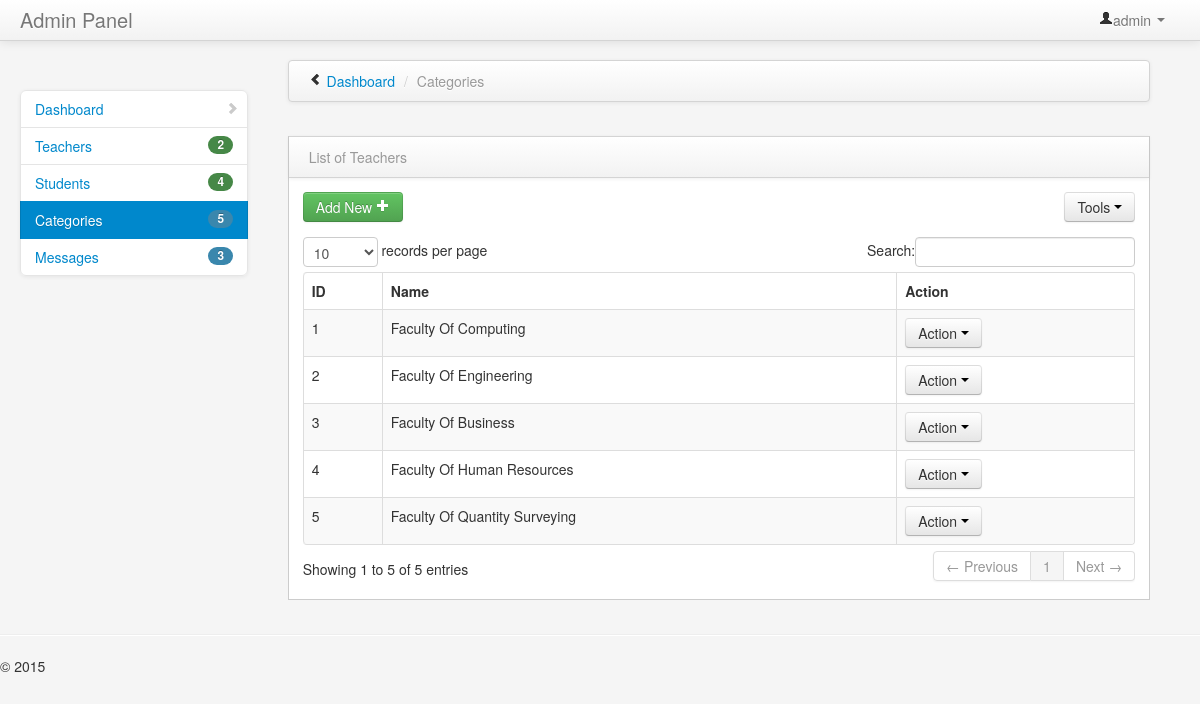
The page /admin/category/index.php (signed in) on the database its author committed.
### tables this page shows
CREATE TABLE `tbl_category` (
  `cat_Id` int(11) NOT NULL AUTO_INCREMENT,
  `name` varchar(255) DEFAULT NULL,
  `description` text,
  `image` varchar(255) DEFAULT NULL,
  PRIMARY KEY (`cat_Id`)
);

### admin/category/index.php (the view, shortened to what this page needs)
<?php
$adm_user=$_SESSION['adm_user'];
?>
<!DOCTYPE html>
<html class="no-js">
    <head>
        <link href="../../bootstrap/css/bootstrap.min.css" rel="stylesheet" media="screen">
        <link href="../../bootstrap/css/bootstrap-responsive.min.css" rel="stylesheet" media="screen">
        <link href="../../assets/styles.css" rel="stylesheet" media="screen">
        <link href="../../assets/DT_bootstrap.css" rel="stylesheet" media="screen">
    </head>
    <body>
        <div class="navbar navbar-fixed-top">
            <div class="navbar-inner">
                <div class="container-fluid">
                    <a class="brand" href="#">Admin Panel</a>
                    <div class="nav-collapse collapse">
                        <ul class="nav pull-right">
                            <li class="dropdown">
                                <a href="#" role="button" class="dropdown-toggle" data-toggle="dropdown"> <i class="icon-user"></i><?php echo $adm_user;?> <i class="caret"></i>
                                </a>
                            </li>
                        </ul>
                    </div>
                </div>
            </div>
        </div>
        <div class="container-fluid">
            <div class="row-fluid">
                <div class="span3" id="sidebar">
                    <ul class="nav nav-list bs-docs-sidenav nav-collapse collapse">
                        <li >
                            <a href="../home.php"><i class="icon-chevron-right"></i> Dashboard</a>
                        </li>
                        <li>
                        <?php
                                    $result=mysqli_query($con,"SELECT count(*) as total from tbl_teacher");
                                    $data=mysqli_fetch_assoc($result);
                                    $percent = $data['total'];
                                    ?>
                            <a href="../teacher/index.php"><span class="badge badge-success pull-right"><?php echo $percent;?></span> Teachers</a>
                        </li>
                        <li>
                        <?php
                                    $result=mysqli_query($con,"SELECT count(*) as total from tbl_user");
                                    $data=mysqli_fetch_assoc($result);
                                    $percent = $data['total'];
                                    ?>
                            <a href="../students/index.php"><span class="badge badge-success pull-right"><?php echo $percent;?></span> Students</a>
                        </li>
                        <li   class="active">
                          <?php
                                    $result=mysqli_query($con,"SELECT count(*) as total from tbl_category");
                                    $data=mysqli_fetch_assoc($result);
                                    $percent = $data['total'];
                                    ?>
                            <a href="../category/index.php"><span class="badge badge-info pull-right"><?php echo $percent;?></span> Categories</a>
                        </li>
                        <li>
                        <?php
                                    $result=mysqli_query($con,"SELECT count(*) as total from tbl_contact");
                                    $data=mysqli_fetch_assoc($result);
                                    $percent = $data['total'];
                                    ?>
                            <a href="../message/index.php"><span class="badge badge-info pull-right"><?php echo $percent;?></span> Messages</a>
                        </li>
                    </ul>
                </div>
                <div class="span9" id="content">
                    <div class="row-fluid">
                            <div class="navbar">
                                <div class="navbar-inner">
                                    <ul class="breadcrumb">
                                        <i class="icon-chevron-left hide-sidebar"><a href='#' title="Hide Sidebar" rel='tooltip'>&nbsp;</a></i>
                                        <li>
                                            <a href="../home.php">Dashboard</a> <span class="divider">/</span>
                                        </li>
                                        <li class="active">Categories</li>
                                    </ul>
                                </div>
                            </div>
                        </div>
                   <div class="row-fluid">
                        <div class="block">
                            <div class="navbar navbar-inner block-header">
                                <div class="muted pull-left">List of Teachers</div>
                            </div>
                            <div class="block-content collapse in">
                                <div class="span12">
                                   <div class="table-toolbar">
                                      <div class="btn-group">
                                         <a href="add-cat.php"><button class="btn btn-success">Add New <i class="icon-plus icon-white"></i></button></a>
                                      </div>
                                      <div class="btn-group pull-right">
                                         <button data-toggle="dropdown" class="btn dropdown-toggle">Tools <span class="caret"></span></button>
                                      </div>
                                   </div>
                                    <table cellpadding="0" cellspacing="0" border="0" class="table table-striped table-bordered" id="example2">
                                              <thead>
                                        <tr>
                                            <th>ID</th>
                                            <th>Name</th>
                                            <th>Action</th>
                                        </tr>
                                    </thead>
                                    <tbody>
                                        <?php
                                        $sql = "SELECT * FROM `tbl_category` ";
                                        $run = mysqli_query($con,$sql);
                                        while($row=mysqli_fetch_array($run)){
                                            echo '<tr class="odd gradeX" id="rec">';
                                            echo "<td>".$row['cat_Id']."</td>";
                                            echo "<td>".$row['name']."</td>";
                                             echo "<td>".
                                            '<div class="btn-group">
                                            <button type="button" class="btn btn-default btn-xs dropdown-toggle" data-toggle="dropdown" data-hover="dropdown" data-delay="500" data-close-others="false">
                                                Action
                                            <span class="caret"></span>
                                            </button>
                                            <ul class="dropdown-menu pull-right" role="menu">
                                            <li><a href="edit.php?cat_Id='.$row["cat_Id"].'"><span class="glyphicon glyphicon-edit"></span> Edit</a></li>
                                            <li><a href="#"  cat_Id="'.$row['cat_Id'].'" class="delbutton" title="Click To Delete"><span class="glyphicon glyphicon-trash"></span> Delete</a></li>
                                            </ul>
                                            </div>'
                                                    ."</td>";
                                            echo "</tr>";
                                        }
                                        ?>
                                    </tbody>
                                    </table>
                                </div>
                            </div>
                        </div>
                    </div>
                    </div>
                </div>
            </div>
            <hr>
            <footer>
                <p>&copy; 2015</p>
            </footer>
    </body>
</html>

### assets/styles.css (style rules this page uses)
body { padding-top: 0; padding-bottom: 40px; background-color: #f5f5f5; }
@media (min-width: 979px) { body { padding-top: 60px; } }
#content { margin-left:0px; }
.hide-sidebar, .show-sidebar { cursor: pointer; }
.breadcrumb { margin: 0 0 0px; padding: 10px 0px; background-color: transparent; }
.block { border: 1px solid #ccc; background: white; margin: 1em 0em; border-top: none; }
.block-content { margin: 1em; min-height: .25em; }
.block-header { margin-bottom: 0px; border-right: none; border-left: none; -webkit-border-radius: 0px; -moz-border-radius: 0px; border-radius: 0px; }
.block-header div { padding-top: 10px; }
.bs-docs-sidenav { max-width: 228px; margin: 30px 0 0; padding: 0; background-color: #fff; -webkit-border-radius: 6px; -moz-border-radius: 6px; border-radius: 6px; -webkit-box-shadow: 0 1px 4px rgba(0,0,0,.065); -moz-box-shadow: 0 1px 4px rgba(0,0,0,.065); box-shadow: 0 1px 4px rgba(0,0,0,.065); }
.bs-docs-sidenav > li > a { display: block; width: 190px \9; margin: 0 0 -1px; padding: 8px 14px; border: 1px solid #e5e5e5; }
.bs-docs-sidenav > li:first-child > a { -webkit-border-radius: 6px 6px 0 0; -moz-border-radius: 6px 6px 0 0; border-radius: 6px 6px 0 0; }
.bs-docs-sidenav > li:last-child > a { -webkit-border-radius: 0 0 6px 6px; -moz-border-radius: 0 0 6px 6px; border-radius: 0 0 6px 6px; }
.bs-docs-sidenav > .active > a { position: relative; z-index: 2; padding: 9px 15px; border: 0; text-shadow: 0 1px 0 rgba(0,0,0,.15); -webkit-box-shadow: inset 1px 0 0 rgba(0,0,0,.1), inset -1px 0 0 rgba(0,0,0,.1); -moz-box-shadow: inset 1px 0 0 rgba(0,0,0,.1), inset -1px 0 0 rgba(0,0,0,.1); box-shadow: inset 1px 0 0 rgba(0,0,0,.1), inset -1px 0 0 rgba(0,0,0,.1); }
.bs-docs-sidenav .icon-chevron-right { float: right; margin-top: 2px; margin-right: -6px; opacity: .25; }

### rows shown on the page
tbl_category: cat_Id "1", name "Faculty Of Computing"
tbl_category: cat_Id "2", name "Faculty Of Engineering"
tbl_category: cat_Id "3", name "Faculty Of Business"
tbl_category: cat_Id "4", name "Faculty Of Human Resources"
tbl_category: cat_Id "5", name "Faculty Of Quantity Surveying"

### other values the page prints
$adm_user "admin"
$percent "2"
$percent "4"
$percent "5"
$percent "3"
